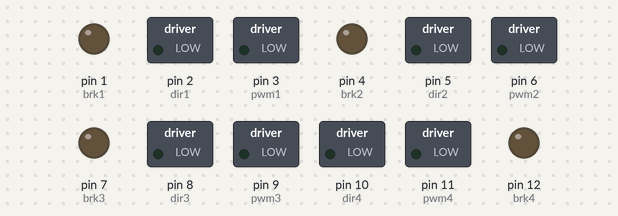
This sketch was run on a simulated Arduino Uno, built with avr-gcc and run on an emulated ATmega328P. Parts: switched loads named in the sketch (green lamp = pin HIGH), output pins drawn as LEDs (lit = HIGH).

Above: at 0.1 s.
At 7.1 s:
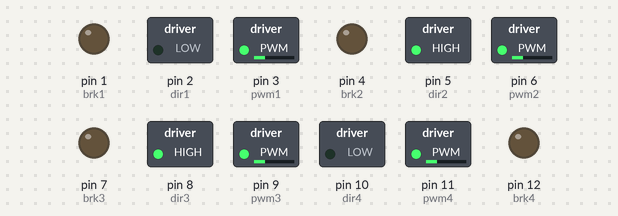
At 11.1 s:
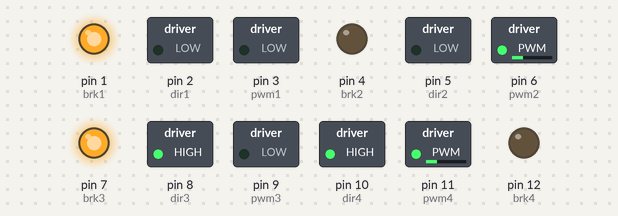
At 19.1 s:
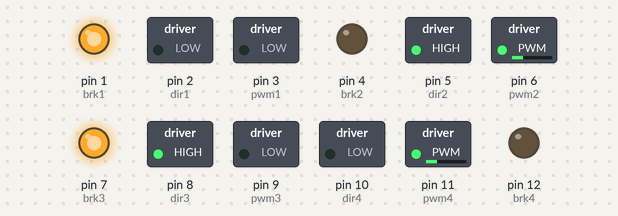
At 27.1 s:
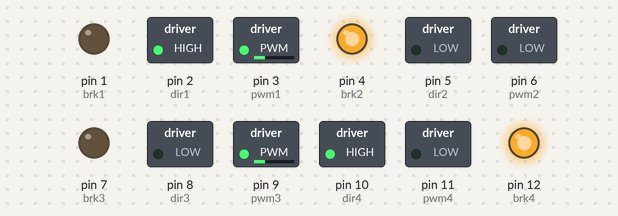
At 35.1 s:
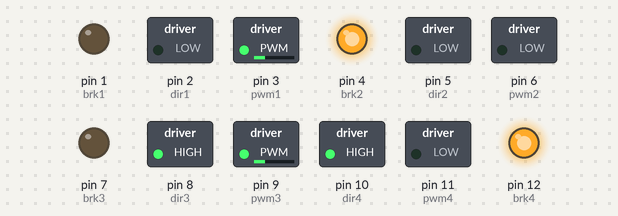
Timing chart, 0 to 40.0 s (numbered marks = the images above):
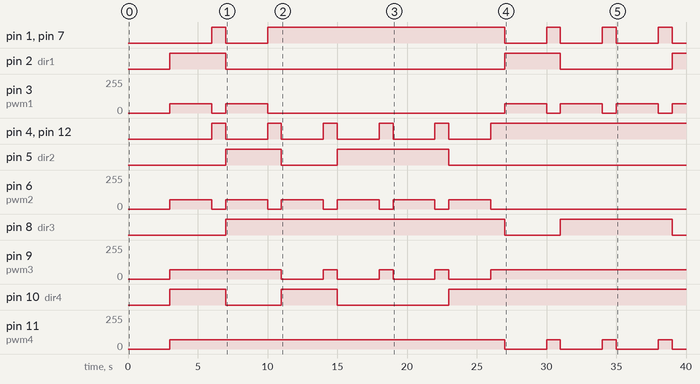

The sketch:

tirth2.ino
```cpp
#define dir1 2  //MOTOR 1 (FL)
#define pwm1 3
#define brk1 1

#define dir2 5  //MOTOR 2 (FR)
#define pwm2 6
#define brk2 4

#define dir3 8  //MOTOR 3 (BR)
#define pwm3 9
#define brk3 7

#define dir4 10  //MOTOR 4 (BL)
#define pwm4 11
#define brk4 12


void forward() //dont use
{
  digitalWrite(brk1,LOW);
  analogWrite(pwm1,70);
  digitalWrite(dir1,HIGH);

  digitalWrite(brk2,LOW);
  analogWrite(pwm2,70);
  digitalWrite(dir2,LOW);

  digitalWrite(brk3,LOW);
  analogWrite(pwm3,70);
  digitalWrite(dir3,LOW);

  digitalWrite(brk4,LOW);
  analogWrite(pwm4,70);
  digitalWrite(dir4,HIGH);
  }

void reverse() //dont use
{
  digitalWrite(brk1,LOW);
  analogWrite(pwm1,70);
  digitalWrite(dir1,LOW);

  digitalWrite(brk2,LOW);
  analogWrite(pwm2,70);
  digitalWrite(dir2,HIGH);

  digitalWrite(brk3,LOW);
  analogWrite(pwm3,70);
  digitalWrite(dir3,HIGH);

  digitalWrite(brk4,LOW);
  analogWrite(pwm4,70);
  digitalWrite(dir4,LOW);
  }

void rightside() //dont use
  {
   digitalWrite(brk1,LOW);
   analogWrite(pwm1,70);
   digitalWrite(dir1,HIGH);

   digitalWrite(brk2,LOW);
   analogWrite(pwm2,70);
   digitalWrite(dir2,HIGH);

   digitalWrite(brk3,LOW);
   analogWrite(pwm3,70);
   digitalWrite(dir3,LOW);

   digitalWrite(brk4,LOW);
   analogWrite(pwm4,70);
   digitalWrite(dir4,LOW);
   }

void leftside() //dont use
{
  digitalWrite(brk1,LOW);
  analogWrite(pwm1,70);
  digitalWrite(dir1,LOW);

  digitalWrite(brk2,LOW);
  analogWrite(pwm2,70);
   digitalWrite(dir2,LOW);

   digitalWrite(brk3,LOW);
   analogWrite(pwm3,70);
   digitalWrite(dir3,HIGH);

   digitalWrite(brk4,LOW);
   analogWrite(pwm4,70);
  digitalWrite(dir4,HIGH);
 }

void ishan()
{
  digitalWrite(brk1,HIGH);
  analogWrite(pwm1,0);

  digitalWrite(brk3,HIGH);
  analogWrite(pwm3,0);

  digitalWrite(brk2,LOW);
  analogWrite(pwm2,70);
  digitalWrite(dir2,LOW);

  digitalWrite(brk4,LOW);
  analogWrite(pwm4,70);
  digitalWrite(dir4,HIGH);

}

void agni()
{
  digitalWrite(brk2,HIGH);
  analogWrite(pwm2,0);

  digitalWrite(brk4,HIGH);
  analogWrite(pwm4,0);

  digitalWrite(brk1,LOW);
  analogWrite(pwm1,70);
  digitalWrite(dir1,HIGH);

  digitalWrite(brk3,LOW);
  analogWrite(pwm3,70);
  digitalWrite(dir3,LOW);
}

void nairutya()
{
  digitalWrite(brk1,HIGH);
  analogWrite(pwm1,0);

  digitalWrite(brk3,HIGH);
  analogWrite(pwm3,0);

  digitalWrite(brk2,LOW);
  analogWrite(pwm2,70);
  digitalWrite(dir2,HIGH);

  digitalWrite(brk4,LOW);
  analogWrite(pwm4,70);
  digitalWrite(dir4,LOW);
}

void vayavy()
{
  digitalWrite(brk2,HIGH);
  analogWrite(pwm2,0);

  digitalWrite(brk4,HIGH);
  analogWrite(pwm4,0);

  digitalWrite(brk1,LOW);
  analogWrite(pwm1,70);
  digitalWrite(dir1,LOW);

  digitalWrite(brk3,LOW);
  analogWrite(pwm3,70);
  digitalWrite(dir3,HIGH);
}

void clockwise()
{
   digitalWrite(brk1,LOW);
   analogWrite(pwm1,70);
    digitalWrite(dir1,HIGH);

     digitalWrite(brk2,LOW);
     analogWrite(pwm2,70);
   digitalWrite(dir2,HIGH);

    digitalWrite(brk3,LOW);
    analogWrite(pwm3,70);
   digitalWrite(dir3,HIGH);

    digitalWrite(brk4,LOW);
    analogWrite(pwm4,70);
  digitalWrite(dir4,HIGH);
}

void anticlockwise()
{
  digitalWrite(brk1,LOW);
  analogWrite(pwm1,70);
    digitalWrite(dir1,LOW);

    digitalWrite(brk2,LOW);
    analogWrite(pwm2,70);
   digitalWrite(dir2,LOW);

  digitalWrite(brk3,LOW);
  analogWrite(pwm3,70);
   digitalWrite(dir3,LOW);

   digitalWrite(brk4,LOW);
   analogWrite(pwm4,70);
  digitalWrite(dir4,LOW);
}

void freeze()
{
  digitalWrite(brk1,HIGH);
  analogWrite(pwm1,0);
  digitalWrite(brk2,HIGH);
  analogWrite(pwm2,0);
  digitalWrite(brk3,HIGH);
  analogWrite(pwm3,70);
  digitalWrite(brk4,HIGH);
  analogWrite(pwm4,70);
}


void setup()
{
 /*analogWrite(pwm1,70);
 analogWrite(pwm2,70);
 analogWrite(pwm3,70);
 analogWrite(pwm4,70);*/
 for(byte i=1;i<=12;i++)
    pinMode(i,OUTPUT);
 }

void loop()
{
  delay(3000);
forward();
delay(3000);
freeze();
delay(1000);
// while(1);
//
 reverse();
 delay(3000);
 freeze();


delay(1000);
//
// forward();
// delay(4000);
// freeze();
// delay(1000);
//
// rightside();
// delay(3000);
// freeze();
// delay(1000);
//
// leftside();
// delay(6000);
// freeze();
// delay(1000);
//
// rightside();
// delay(3000);
// freeze();
// delay(1000);

 ishan();
 delay(3000);
 freeze();
 delay(1000);

 nairutya();
 delay(3000);
 freeze();
 delay(1000);
//

 nairutya();
 delay(3000);
 freeze();
 delay(1000);

 ishan();
 delay(3000);
 freeze();
 delay(1000);


 agni();
 delay(3000);
 freeze();
 delay(1000);

 vayavy();
 delay(3000);
 freeze();
 delay(1000);

 vayavy();
 delay(3000);
 freeze();
 delay(1000);

 agni();
 delay(3000);
 freeze();
 delay(1000);
//
 clockwise();
 delay(3000);
 freeze();
 delay(1000);
//
 anticlockwise();
 delay(3000);
 freeze();
 while(1);

 }
```

Measured:
- by itself, pin 1 (brk1), pin 7 (brk3): goes HIGH 1.0 s, LOW 3.0 s, HIGH 17.0 s, 3 × (LOW 3.0 s, HIGH 1.0 s), then LOW
- by itself, pin 2 (dir1): goes HIGH 4.0 s, LOW 20.0 s, HIGH 4.0 s, LOW 8.0 s, then HIGH
- by itself, pin 3 (pwm1): goes 70/255 3.0 s, 0/255 1.0 s, 70/255 3.0 s, 0/255 17.0 s, 3 × (70/255 3.0 s, 0/255 1.0 s), then 70/255
- by itself, pin 4 (brk2), pin 12 (brk4): alternates HIGH for 1.0 s and LOW for 3.0 s, 11 changes in all, then stays HIGH
- by itself, pin 5 (dir2): LOW → HIGH at 7.0 s, → LOW 4.0 s later, → HIGH 4.0 s later, → LOW 8.0 s later
- by itself, pin 6 (pwm2): alternates 70/255 for 3.0 s and 0/255 for 1.0 s, 12 changes in all, then stays 0/255
- by itself, pin 8 (dir3): LOW → HIGH at 7.0 s, → LOW 20.0 s later, → HIGH 4.0 s later, → LOW 8.0 s later
- by itself, pin 9 (pwm3): repeats every 4.0 s: 0/255 3.0 s, 70/255 1.0 s, until it stays 70/255 from 26.0 s
